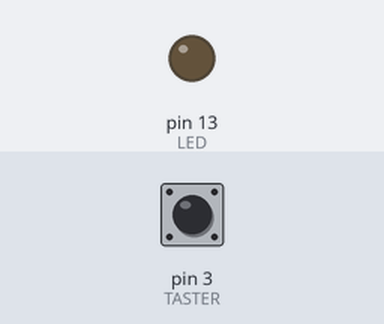
This sketch was run on a simulated Arduino Uno, built with avr-gcc and run on an emulated ATmega328P. Parts: output pins drawn as LEDs (lit = HIGH). Dashed ring = blinking. The inputs (shaded band) are chosen by the test bench; at power-on: pin 3 (TASTER) HIGH.

Above: at 1.2 s.
1.3 s: pin 3 (TASTER) pulled LOW for 3.2 s
At 4.6 s:
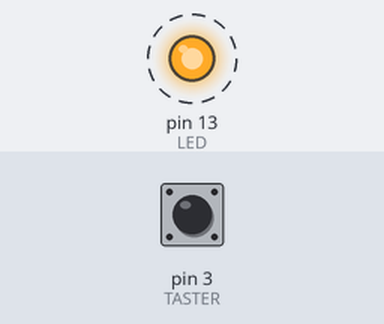
6.0 s: pin 3 (TASTER) pulled LOW for 0.15 s
At 7.1 s:
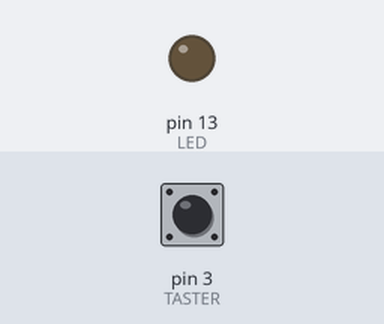
Timing chart, 0 to 9.0 s (numbered marks = the images above; inputs shaded):
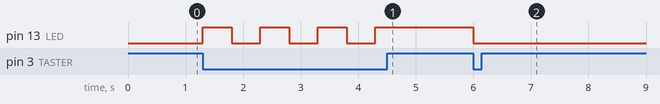

The sketch:

If6.ino
```cpp
#define TASTER 3
#define LED 13

int statusTasterLetzter;

void setup(){
    pinMode(TASTER, INPUT_PULLUP);
    pinMode(LED, OUTPUT);
}

void loop(){
  if (statusTasterLetzter == HIGH && digitalRead(TASTER) == LOW) {
    digitalWrite(LED, LOW);
    statusTasterLetzter = LOW;
    delay(500);
  }
  if (statusTasterLetzter == LOW && digitalRead(TASTER) == LOW) {
    digitalWrite(LED, HIGH);
    statusTasterLetzter = HIGH;
    delay(500);
  }
}
```

Measured:
- after the input at 1.3 s, pin 13 (LED): alternates HIGH for 0.50 s and LOW for 0.50 s, 7 changes in all, then stays HIGH, starting at once
- after the input at 6.0 s, pin 13 (LED): HIGH → LOW at once
